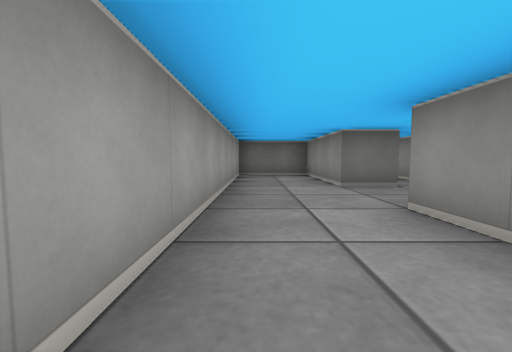
view 1 (above)

15 first-person views from a walk through a cub3D level. The camera is about half as high as the walls, tilts 4° down and sees 90° across. The floor is counted in squares. Each view is taken from the middle of a square. On the plan, view 1 faces up. The plan holds only what a view shows up to about 9 squares ahead; the rest is blank.

view 2
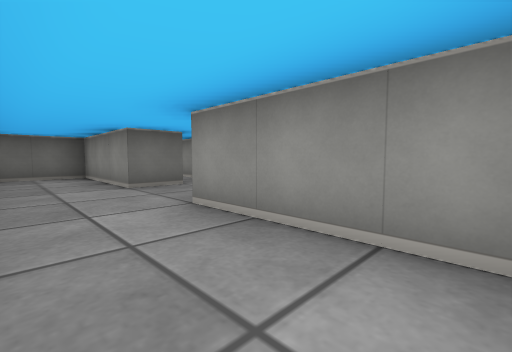

view 3
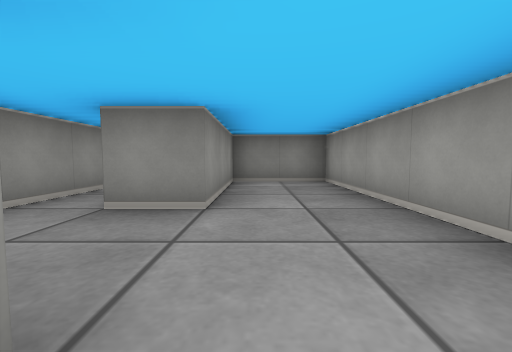

view 4
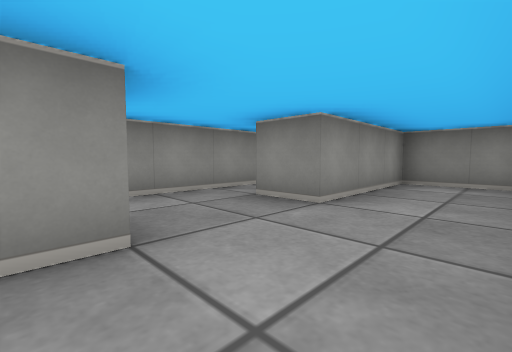

view 5
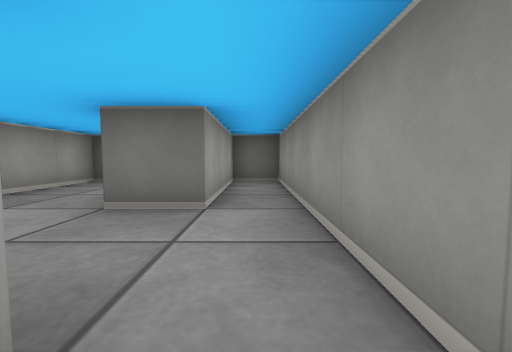

view 6
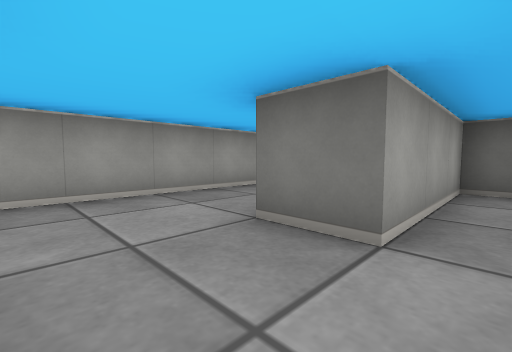

view 7
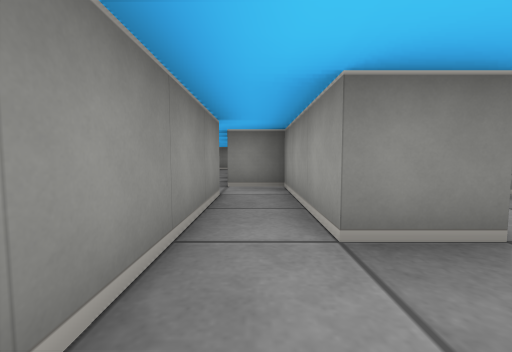

view 8
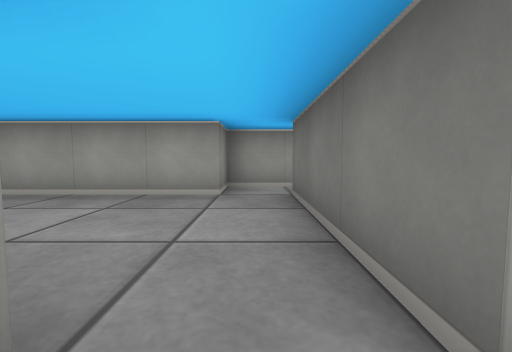

view 9
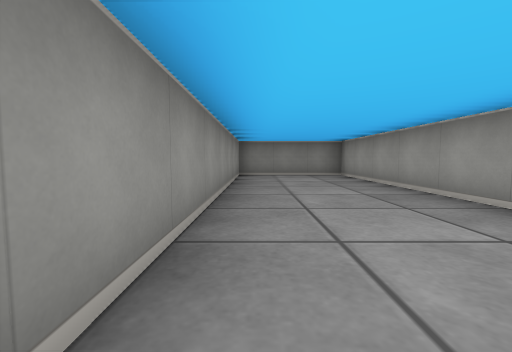

view 10
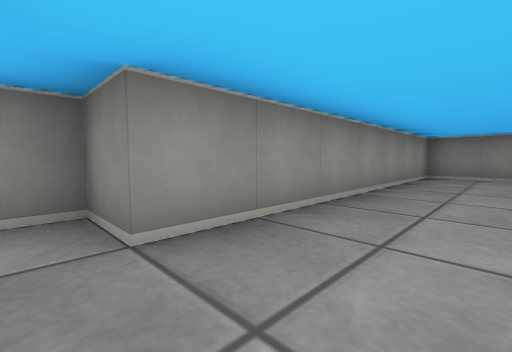

view 11
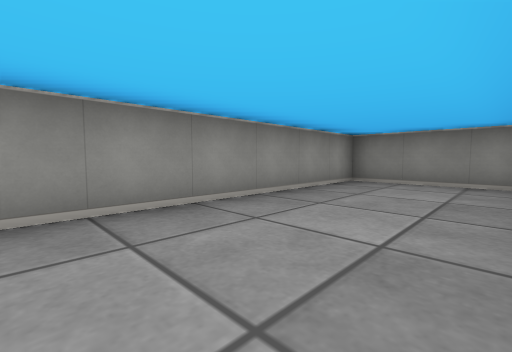

view 12
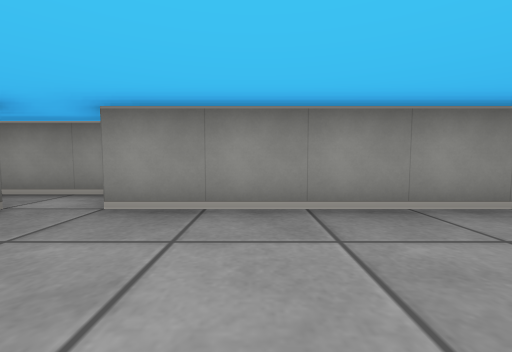

view 13
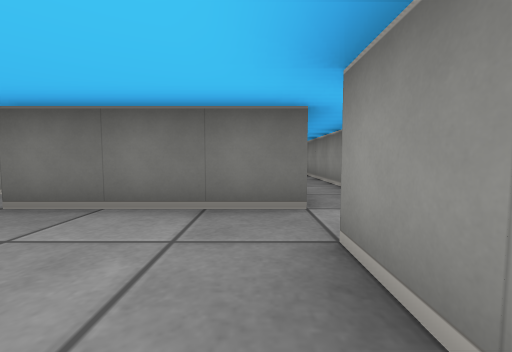

view 14
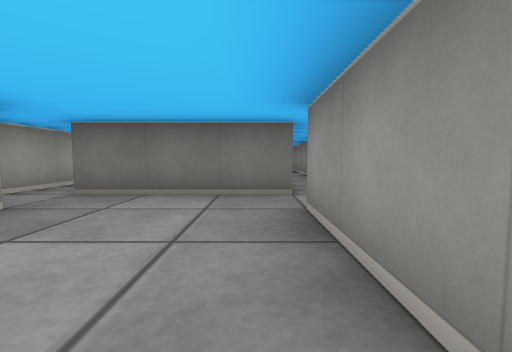

view 15
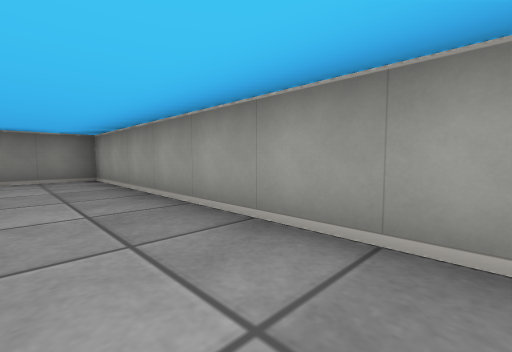

### Floor plan
Ten units are one square. View 1 is at (0, 0); x grows to the right and y downward. Boxes are objects, and circles mark ways between rooms. Rooms are numbered by the first view taken in them; rooms with no view inside come last. Other rooms are left out.
<svg viewBox="-10 -80 90 160">
<path fill="none" stroke="#000" d="M25 -45 15 -45 15 -75 -5 -75 -5 5 15 5 15 -25 25 -25M25 -25 25 -5M35 -5 35 -75 25 -75 25 -45M66 -5 35 -5M25 -5 25 5 35 5 35 75 65 75 65 5 75 5 75 -5"/>
<circle cx="20" cy="-35" r="3" fill="#2a7"/>
<circle cx="30" cy="-15" r="3" fill="#2a7"/>
<text x="10" y="-40">1</text>
<text x="30" y="-40">2</text>
<text x="50" y="30">3</text>
</svg>
Room 1 opens to room 2. Room 2 opens to room 3.

Where each view was taken, in squares from view 1:
view 1: 0 up, 0 right, facing up
view 2: 0 up, 0 right, facing up-right
view 3: 5 up, 1 right, facing down
view 4: 5 up, 0 right, facing down-right
view 5: 2 up, 3 right, facing up
view 6: 3 up, 3 right, facing up-left
view 7: 4 up, 3 right, facing down
view 8: 0 up, 7 right, facing left
view 9: 0 up, 6 right, facing down
view 10: 0 up, 5 right, facing down-right
view 11: 2 down, 4 right, facing down-right
view 12: 2 down, 4 right, facing right
view 13: 2 down, 6 right, facing up
view 14: 3 down, 6 right, facing up
view 15: 1 down, 5 right, facing down-left
